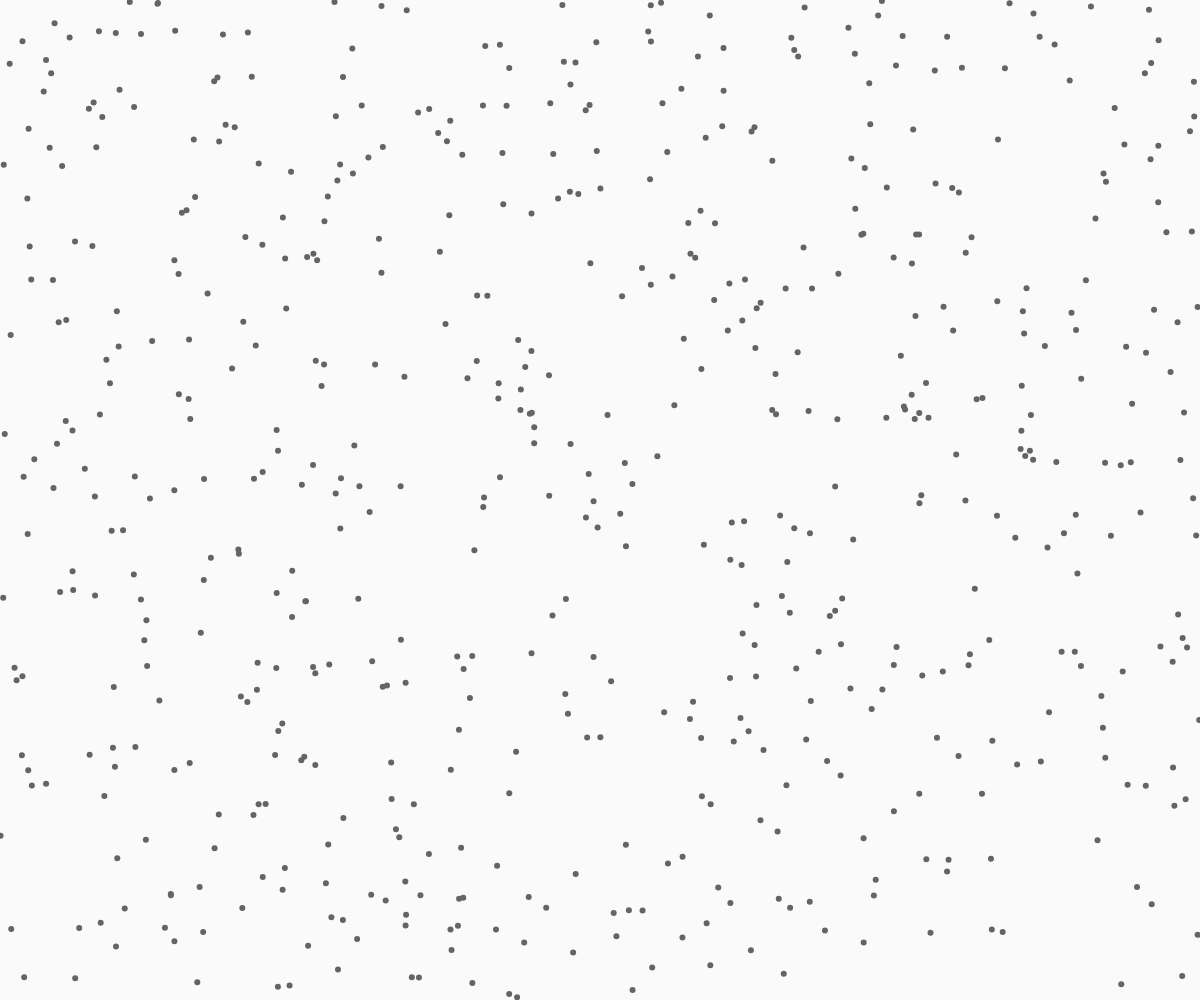
Frame 1 (no input)
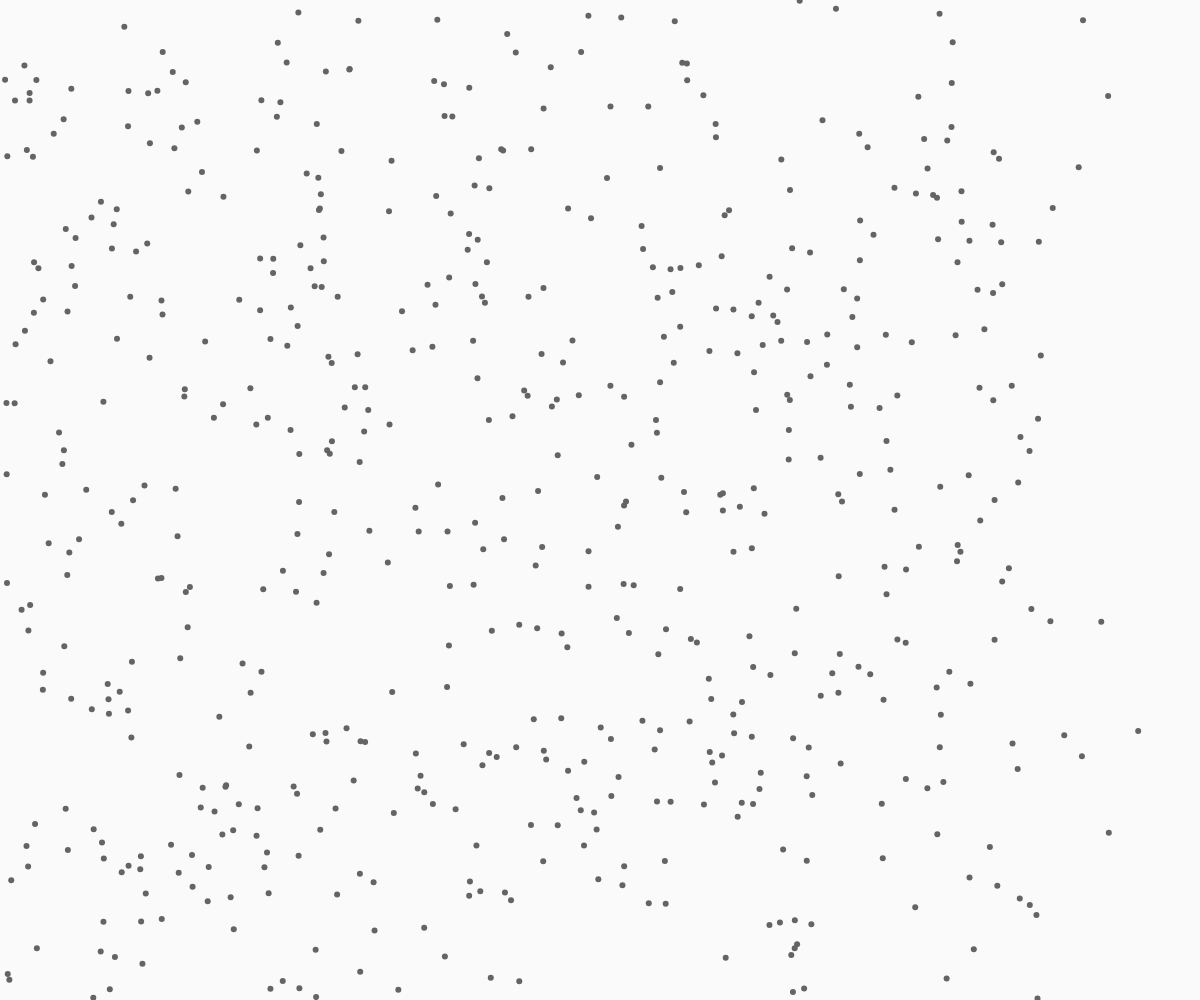
Frame 60 (no input)
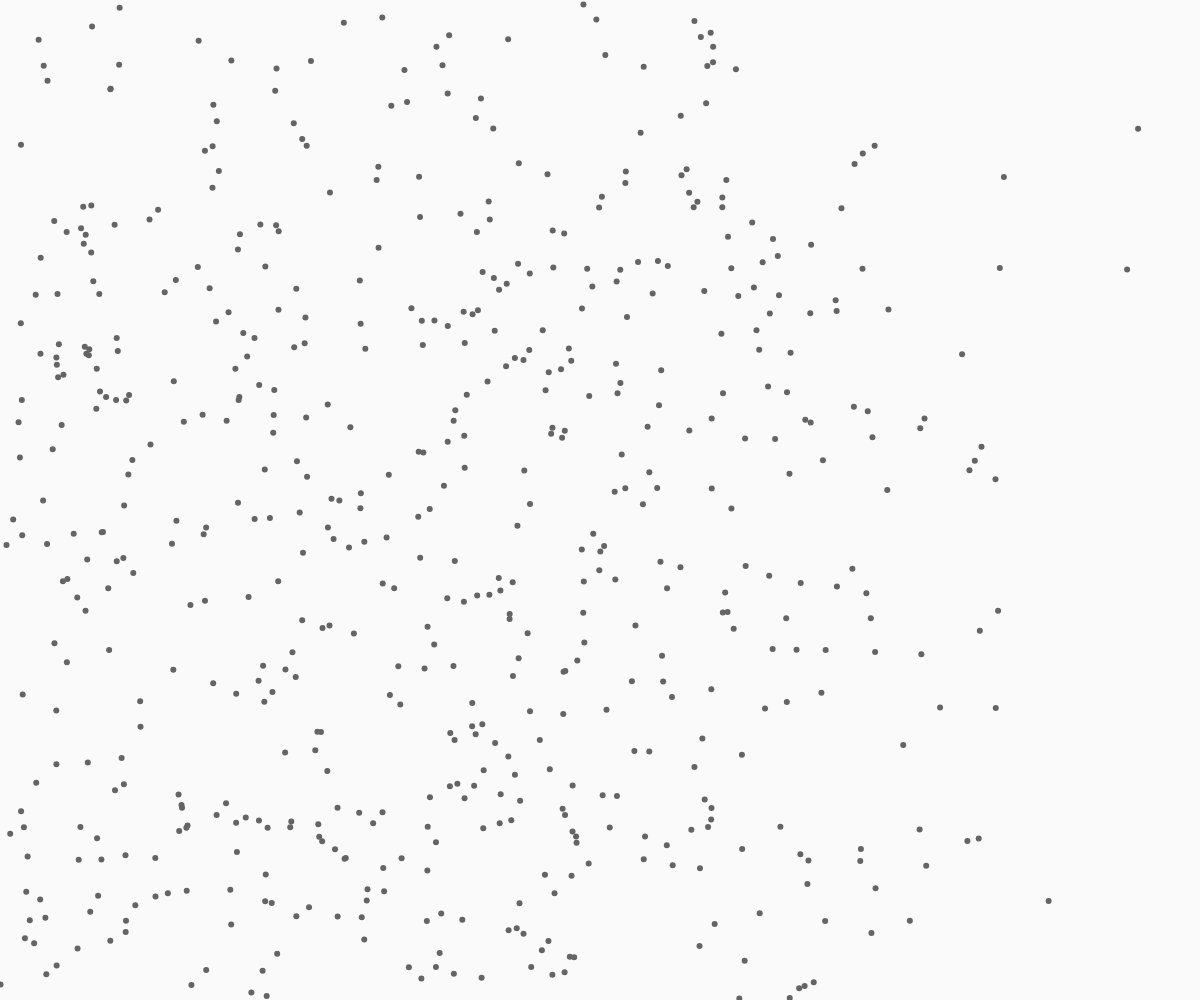
Frame 120 (the mouse pressed at the canvas centre since frame 60)

The p5.js sketch that drew these frames (run headless with seeded random() and noise() and a simulated clock; from frame 60 on, the mouse is pressed at the canvas centre):

// p5.js sketch
// ── sketch.js
let noiseScale = 0.1;
let particles = [];

function setup() {
    createCanvas(windowWidth, windowHeight);
    angleMode(DEGREES);
    
    vectorPerlin();

    for (let p = 0; p < 600; p++) {
        particles.push(new Particle());
    }
}

function draw() {
    background(250);
    for (let p = 0; p < particles.length; p++) {
        particles[p].update();
        particles[p].display();
    }
}

function calc_angle(x, y) {
    return map(noise(x*noiseScale, y*noiseScale), 0.0, 1.0, 0.0, 360.0);
}

function vectorPerlin() {
    let step = 20;
    let magnitude = 15;
    for (let x = 0; x < windowWidth; x+=step) {
        for (let y = 0; y < windowHeight; y+=step) {
            strokeWeight(3);
            stroke(100);
            let angle = calc_angle(x, y);
            point(x, y);
            let direction = createVector(magnitude, 0).rotate(angle);
            direction = createVector(x, y).add(direction);
            line(x, y, direction.x, direction.y);
        }
    }
}

class Particle {
    constructor() {
        this.newPos(); //new pos
        this.velocity = createVector(random(1,3), 0).rotate(calc_angle(this.pos.x, this.pos.y)); //init a velocity vector with a random magnitude
        this.acceleration = createVector(0, 0); //make empty acceleration vector
    }

    newPos() {
        this.pos = createVector(random(0, windowWidth), random(0, windowHeight)); //Init random particle pos
    }

    update() {
        this.velocity.add(this.acceleration);
        this.velocity.limit(4);
        this.pos.add(this.velocity);
        this.acceleration = createVector(0.08, 0).rotate(calc_angle(this.pos.x, this.pos.y));
        this.checkEdges();
    }

    display() {
        strokeWeight(6);
        stroke(100);
        point(this.pos.x, this.pos.y);
    }

    checkEdges() {
        if (this.pos.x >= windowWidth || this.pos.x <= 0 || this.pos.y >= windowHeight || this.pos.y <= 0) {
            this.newPos();
        }
    }
}
